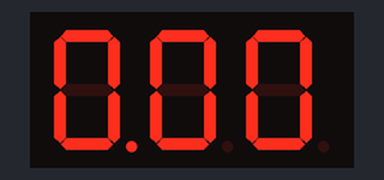
A sketch run on a simulated Arduino Uno, built with avr-gcc and run on an emulated ATmega328P. Shown: 3-digit seven-segment display. Wiring (inferred from the names in the program): 3-digit 7-segment display, segments lit when HIGH: segments pin 5, pin 6, pin 7, pin 8, pin 9, pin 10, pin 11, pin 12; digit selects pin 2, pin 3, pin 4. The segment pins are drawn as the display they are named for.

Above: at 0.1 s.
At 4.1 s:
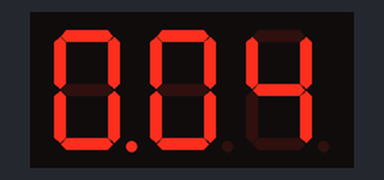
At 9.1 s:
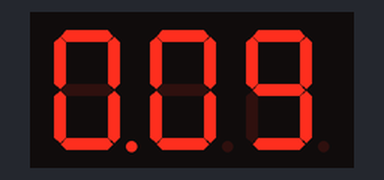
At 19.1 s:
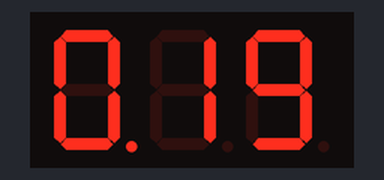
At 28.1 s:
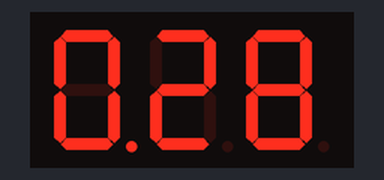
At 38.1 s:
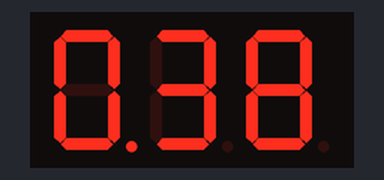

The sketch:

ex04.ino
```cpp
// 네 자리 7세그먼트 연결하기
int digitPin[] = {1,2,3,4};               //4자리 결정 핀
int segPin[] = {5,6,7,8,9,10,11,12};     //세그먼트 제어 핀

const byte segValue[10][7] = {
   {1,1,1,1,1,1,0}, //0
   {0,1,1,0,0,0,0}, //1
   {1,1,0,1,1,0,1}, //2
   {1,1,1,1,0,0,1}, //3
   {0,1,1,0,0,1,1}, //4
   {1,0,1,1,0,1,1}, //5
   {1,0,1,1,1,1,1}, //6
   {1,1,1,0,0,0,0}, //7
   {1,1,1,1,1,1,1}, //8
   {1,1,1,1,0,1,1}  //9
};

boolean state = false;//시간 출력형식 지정
extern volatile unsigned long timer0_millis; //타이머변수
unsigned long readTime; //현재타이머시간
int hour, min, sec;

void setup() {
  Serial.begin(9600);

  for(int i=0;i<10;i++){
    pinMode(segPin[i], OUTPUT);
  }
  for(int j=0;j<4;j++){
    pinMode(digitPin[j], OUTPUT);
    digitalWrite(digitPin[j], HIGH);
  }
}

void loop() {
  if(Serial.available()){ //입력시간 읽기
    String inString = Serial.readStringUntil('\n');
    int index1 = inString.indexOf(':');
    int index2 = inString.indexOf(':',index1+1);
    int index3 = inString.length();

    hour = inString.substring(0, index1).toInt();
    min = inString.substring(index1+1,index2).toInt();
    sec = inString.substring(index2+1,index3).toInt();

    timer0_millis = ((long)hour*3600+min*60+sec)*1000;   //입력시간 초변환
  }

  if(millis()>=86400000){ //타이머 리셋
     timer0_millis=0;
  }
  readTime = millis()/1000; //현재시간 읽기
  sec = readTime%60;
  min = (readTime/60)%60;
  hour = (readTime/(60*60))%24;

  if(state==true){ //12시 or 24시 출력모드
    hour = hour%12;
  }
  segOutput(3,sec%10,0); //min 1의 자리
  segOutput(2,sec/10,0); //min 10의 자리
  segOutput(1,min%10,1); //hour 1의 자리
  segOutput(0,min/10,0); //hour 10의 자리
}

//12시 or 24시 출력 변경
void switchFn(){
  state=!state;
}

//LED 초기화
void segClear(){
  for(int i=0;i<8;i++){
    digitalWrite(segPin[i], LOW);
  }
}
//LED 출력
void segOutput(int d, int Number, int dp){
  segClear();
  digitalWrite(digitPin[d], LOW);
  for(int i=0;i<7;i++){
     digitalWrite(segPin[i], segValue[Number][i]);
  }
  digitalWrite(segPin[7], dp);
  delayMicroseconds(1000);
  digitalWrite(digitPin[d], HIGH);
}
```

Measured:
- what the display in image 0 shows lasts 1.1 s, from 0.0 s to 1.1 s
